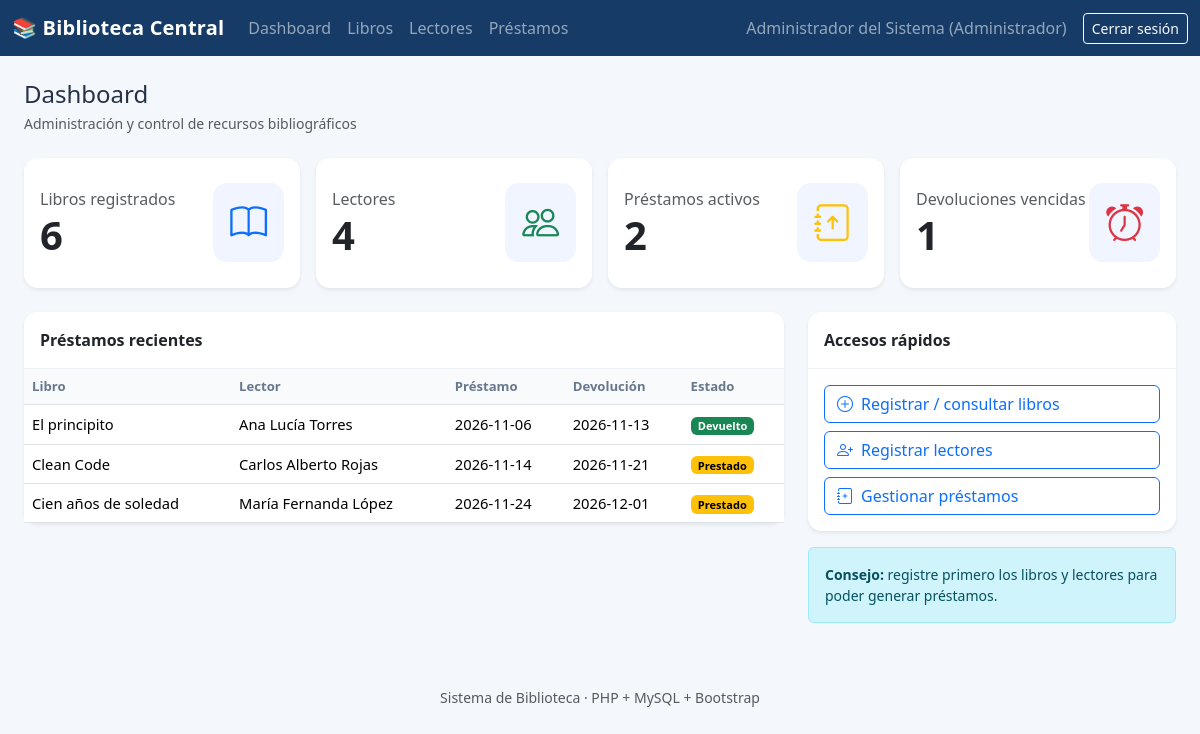
/index.php (signed in), run on the app's committed database.
### tables this page shows
CREATE TABLE prestamos (
 id INT AUTO_INCREMENT PRIMARY KEY,
 libro_id INT NOT NULL,
 lector_id INT NOT NULL,
 fecha_prestamo DATE NOT NULL,
 fecha_devolucion DATE NOT NULL,
 fecha_retorno DATE NULL,
 estado ENUM('Prestado','Devuelto') NOT NULL DEFAULT 'Prestado',
 creado_en TIMESTAMP DEFAULT CURRENT_TIMESTAMP,
 CONSTRAINT fk_prestamo_libro FOREIGN KEY(libro_id) REFERENCES libros(id),
 CONSTRAINT fk_prestamo_lector FOREIGN KEY(lector_id) REFERENCES lectores(id)
);

CREATE TABLE libros (
 id INT AUTO_INCREMENT PRIMARY KEY,
 titulo VARCHAR(180) NOT NULL,
 autor VARCHAR(150) NOT NULL,
 isbn VARCHAR(30),
 categoria VARCHAR(100),
 stock INT NOT NULL DEFAULT 0,
 creado_en TIMESTAMP DEFAULT CURRENT_TIMESTAMP
);

CREATE TABLE lectores (
 id INT AUTO_INCREMENT PRIMARY KEY,
 nombre VARCHAR(150) NOT NULL,
 documento VARCHAR(20) NOT NULL UNIQUE,
 correo VARCHAR(120),
 telefono VARCHAR(30),
 creado_en TIMESTAMP DEFAULT CURRENT_TIMESTAMP
);

### config.php (called while the page is built, shortened)
<?php
function e($value): string { return htmlspecialchars((string)$value, ENT_QUOTES, 'UTF-8'); }

### index.php (the view)
<?php
require 'config.php'; require_login();
$pageTitle='Dashboard';
$pdo=db();
$stats=[
 'libros'=>$pdo->query('SELECT COUNT(*) FROM libros')->fetchColumn(),
 'lectores'=>$pdo->query('SELECT COUNT(*) FROM lectores')->fetchColumn(),
 'prestados'=>$pdo->query("SELECT COUNT(*) FROM prestamos WHERE estado='Prestado'")->fetchColumn(),
 'vencidos'=>$pdo->query("SELECT COUNT(*) FROM prestamos WHERE estado='Prestado' AND fecha_devolucion < CURDATE()")->fetchColumn()
];
$recent=$pdo->query("SELECT p.id,l.titulo,le.nombre lector,p.fecha_prestamo,p.fecha_devolucion,p.estado FROM prestamos p JOIN libros l ON l.id=p.libro_id JOIN lectores le ON le.id=p.lector_id ORDER BY p.id DESC LIMIT 6")->fetchAll();
require 'partials/header.php';
?>
<div class="row g-3 mb-4">
<?php foreach([['Libros registrados',$stats['libros'],'bi-book','primary'],['Lectores',$stats['lectores'],'bi-people','success'],['Préstamos activos',$stats['prestados'],'bi-journal-arrow-up','warning'],['Devoluciones vencidas',$stats['vencidos'],'bi-alarm','danger']] as $s): ?>
<div class="col-12 col-sm-6 col-xl-3"><div class="card stat-card border-0 shadow-sm"><div class="card-body d-flex align-items-center justify-content-between"><div><div class="text-muted"><?=$s[0]?></div><div class="display-6 fw-bold"><?=$s[1]?></div></div><div class="stat-icon text-<?=$s[3]?>"><i class="bi <?=$s[2]?>"></i></div></div></div></div>
<?php endforeach; ?></div>
<div class="row g-4"><div class="col-lg-8"><div class="card border-0 shadow-sm"><div class="card-header bg-white py-3 fw-semibold">Préstamos recientes</div><div class="table-responsive"><table class="table table-hover align-middle mb-0"><thead><tr><th>Libro</th><th>Lector</th><th>Préstamo</th><th>Devolución</th><th>Estado</th></tr></thead><tbody>
<?php foreach($recent as $r): ?><tr><td><?=e($r['titulo'])?></td><td><?=e($r['lector'])?></td><td><?=e($r['fecha_prestamo'])?></td><td><?=e($r['fecha_devolucion'])?></td><td><span class="badge text-bg-<?=$r['estado']==='Devuelto'?'success':'warning'?>"><?=e($r['estado'])?></span></td></tr><?php endforeach; ?>
<?php if(!$recent): ?><tr><td colspan="5" class="text-center text-muted py-4">No hay préstamos registrados.</td></tr><?php endif; ?></tbody></table></div></div></div>
<div class="col-lg-4"><div class="card border-0 shadow-sm"><div class="card-header bg-white py-3 fw-semibold">Accesos rápidos</div><div class="card-body d-grid gap-2"><a class="btn btn-outline-primary text-start" href="libros.php"><i class="bi bi-plus-circle me-2"></i>Registrar / consultar libros</a><a class="btn btn-outline-primary text-start" href="lectores.php"><i class="bi bi-person-plus me-2"></i>Registrar lectores</a><a class="btn btn-outline-primary text-start" href="prestamos.php"><i class="bi bi-journal-plus me-2"></i>Gestionar préstamos</a></div></div><div class="alert alert-info mt-3 small"><strong>Consejo:</strong> registre primero los libros y lectores para poder generar préstamos.</div></div></div>
<?php require 'partials/footer.php'; ?>

### partials/header.php (shortened to what this page needs)
<?php require_once __DIR__.'/../config.php'; require_login(); $pageTitle=$pageTitle ?? 'Panel principal'; ?>
<!doctype html><html lang="es"><head><link href="https://cdn.jsdelivr.net/npm/bootstrap@5.3.3/dist/css/bootstrap.min.css" rel="stylesheet"><link href="https://cdn.jsdelivr.net/npm/bootstrap-icons@1.11.3/font/bootstrap-icons.min.css" rel="stylesheet"><link href="assets/style.css" rel="stylesheet"></head><body>
<nav class="navbar navbar-expand-lg navbar-dark topbar"><div class="container-fluid"><a class="navbar-brand fw-bold" href="index.php">📚 Biblioteca Central</a><button class="navbar-toggler" data-bs-toggle="collapse" data-bs-target="#nav"><span class="navbar-toggler-icon"></span></button><div class="collapse navbar-collapse" id="nav"><ul class="navbar-nav me-auto"><li class="nav-item"><a class="nav-link" href="index.php">Dashboard</a></li><li class="nav-item"><a class="nav-link" href="libros.php">Libros</a></li><li class="nav-item"><a class="nav-link" href="lectores.php">Lectores</a></li><li class="nav-item"><a class="nav-link" href="prestamos.php">Préstamos</a></li></ul><span class="navbar-text me-3"><?=e($_SESSION['user']['nombre'])?> (<?=e($_SESSION['user']['rol'])?>)</span><a class="btn btn-outline-light btn-sm" href="logout.php">Cerrar sesión</a></div></div></nav>
<main class="container-fluid px-4 py-4"><div class="d-flex justify-content-between align-items-center mb-4"><div><h4 class="mb-1"><?=e($pageTitle)?></h4><div class="text-muted small">Administración y control de recursos bibliográficos</div></div></div><?php show_flash(); ?>

### partials/footer.php
</main><footer class="text-center text-muted small py-4">Sistema de Biblioteca · PHP + MySQL + Bootstrap</footer><script src="https://cdn.jsdelivr.net/npm/bootstrap@5.3.3/dist/js/bootstrap.bundle.min.js"></script></body></html>

### assets/style.css (style rules this page uses)
body { background:#f4f7fb;color:#253247 }
.topbar { background:#173b67 }
.navbar-brand { letter-spacing:.2px }
.card { border-radius:14px }
.card-header { border-bottom:1px solid #edf0f4;border-radius:14px 14px 0 0!important }
.stat-card { min-height:130px }
.stat-icon { font-size:2.3rem;background:#f0f5ff;border-radius:14px;padding:12px 17px }
.table thead th { font-size:.82rem;color:#68788c;background:#f8fafc;white-space:nowrap }
.table td { font-size:.92rem }
footer { color:#8a97a8!important }

### data on the page
prestamos: libro.titulo "El principito", lector.nombre "Ana Lucía Torres", fecha_prestamo "2026-11-06", fecha_devolucion "2026-11-13", estado "Devuelto"
prestamos: libro.titulo "Clean Code", lector.nombre "Carlos Alberto Rojas", fecha_prestamo "2026-11-14", fecha_devolucion "2026-11-21", estado "Prestado"
prestamos: libro.titulo "Cien años de soledad", lector.nombre "María Fernanda López", fecha_prestamo "2026-11-24", fecha_devolucion "2026-12-01", estado "Prestado"

### other printed values
$_SESSION['user']['nombre'] "Administrador del Sistema"
$_SESSION['user']['rol'] "Administrador"
$pageTitle "Dashboard"
$s[0] "Libros registrados"
$s[1] "6"
$s[0] "Lectores"
$s[1] "4"
$s[0] "Préstamos activos"
$s[1] "2"
$s[0] "Devoluciones vencidas"
$s[1] "1"
